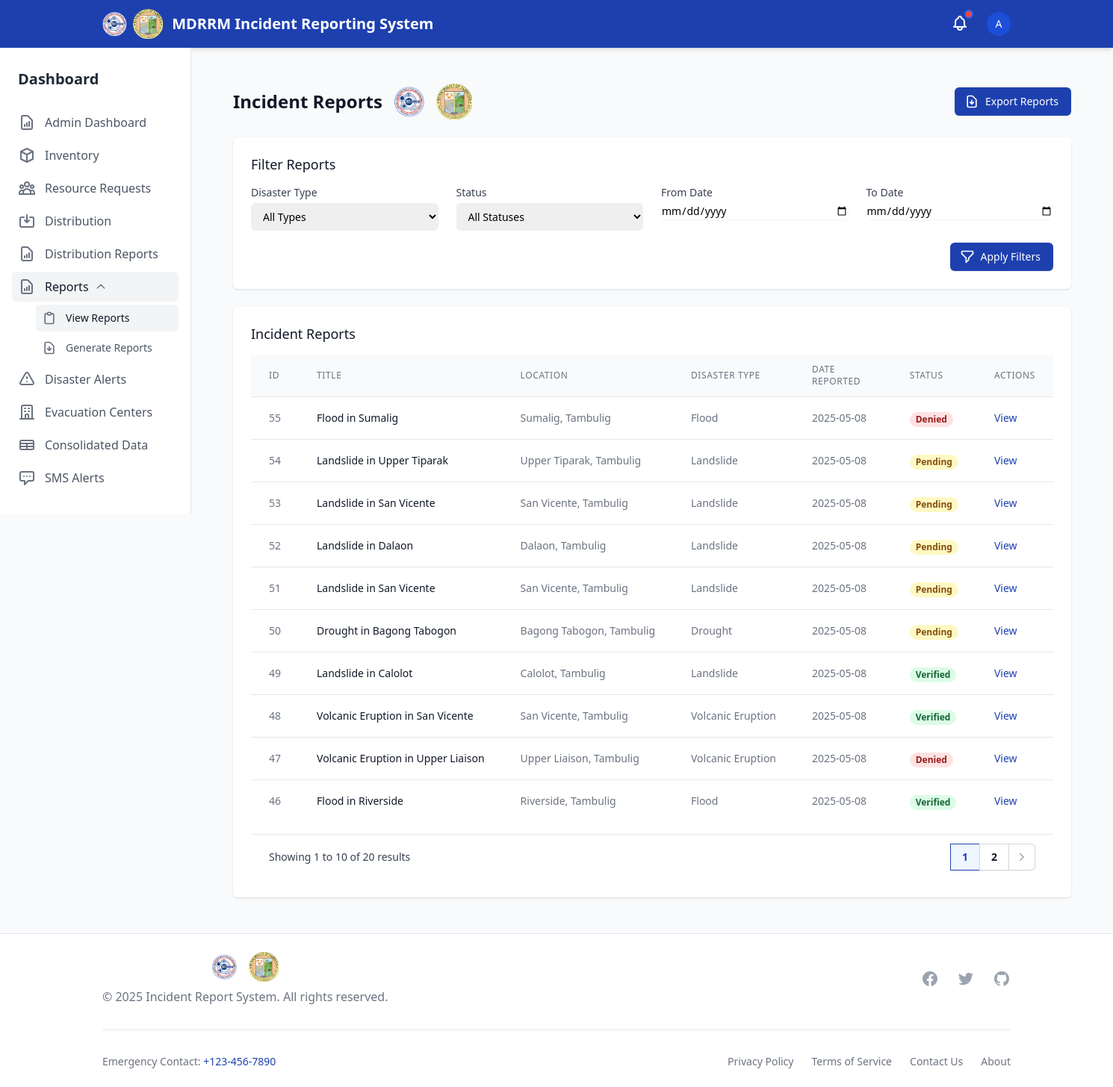
The app's page /reports/ (signed in) with its own data.
### disaster_aid/models.py (models this page shows, shortened)
class IncidentReport(models.Model):
    STATUS_CHOICES = (
        ('pending', 'Pending'),
        ('verified', 'Verified'),
        ('denied', 'Denied'),
    )
    reporter = models.ForeignKey(User, on_delete=models.CASCADE)
    title = models.CharField(max_length=255)
    description = models.TextField()
    disaster_type = models.ForeignKey(DisasterType, on_delete=models.SET_NULL, null=True)
    other_disaster_type = models.CharField(max_length=100, blank=True, null=True)
    location = models.CharField(max_length=255, blank=True, null=True)  # Keeping for backward compatibility
    barangay = models.ForeignKey(Barangay, on_delete=models.SET_NULL, null=True, blank=True, related_name='incidents')
    incident_datetime = models.DateTimeField(null=True, blank=True, help_text="When the incident actually occurred")
    date_reported = models.DateTimeField(auto_now_add=True)
    status = models.CharField(max_length=20, choices=STATUS_CHOICES, default='pending')
    is_verified = models.BooleanField(default=False)  # Keeping for backward compatibility
    denial_reason = models.TextField(null=True, blank=True)
    needs_resources = models.BooleanField(default=False)
    photo_1 = models.ImageField(upload_to='incident_photos/', null=True, blank=True)
    photo_2 = models.ImageField(upload_to='incident_photos/', null=True, blank=True)
    photo_3 = models.ImageField(upload_to='incident_photos/', null=True, blank=True)

class Barangay(models.Model):
    name = models.CharField(max_length=100)
    psgc_code = models.CharField(max_length=20, unique=True)
    municipality = models.ForeignKey(Municipality, on_delete=models.CASCADE, related_name='barangays')
    class Meta:
        verbose_name_plural = "Barangays"
        ordering = ['name']

class Municipality(models.Model):
    name = models.CharField(max_length=100)
    psgc_code = models.CharField(max_length=20, unique=True)
    class Meta:
        verbose_name_plural = "Municipalities"

class DisasterType(models.Model):
    name = models.CharField(max_length=100)

### disaster_aid/views.py (the view, shortened to what this page needs)
# urls.py: path('reports/', report_list, name='report_list'),
@login_required
def report_list(request):
    if not request.user.is_staff:
        messages.error(request, "You are not authorized to access the reports section.")
        return redirect('dashboard')
    disaster_type = request.GET.get('disaster_type')
    status = request.GET.get('status')
    date_from = request.GET.get('date_from')
    date_to = request.GET.get('date_to')
    incidents = IncidentReport.objects.all().order_by('-date_reported')
    if disaster_type:
        incidents = incidents.filter(disaster_type__id=disaster_type)
    if date_from:
        incidents = incidents.filter(date_reported__gte=date_from)
    if date_to:
        incidents = incidents.filter(date_reported__lte=date_to)
    disaster_types = DisasterType.objects.all()
    paginator = Paginator(incidents, 10)  # Show 10 incidents per page
    page_number = request.GET.get('page')
    page_obj = paginator.get_page(page_number)
    context = {
        'page_obj': page_obj,
        'disaster_types': disaster_types,
        'current_filters': {
            'disaster_type': disaster_type,
            'status': status,
            'date_from': date_from,
            'date_to': date_to,
        }
    }
    return render(request, 'reports/report_list.html', context)

### templates/reports/report_list.html (shortened to what this page needs)
{% extends 'base.html' %}
{% block content %}
<div class="py-6">
    <div class="max-w-7xl mx-auto px-4 sm:px-6 lg:px-8">
        <div class="flex flex-col md:flex-row md:items-center md:justify-between">
            <div class="flex items-center space-x-4">
                <h1 class="text-2xl font-bold text-gray-900">Incident Reports</h1>
                <div class="hidden md:flex items-center space-x-4">
                    <img src="/static/logo/mdrrmc_logo.png" alt="MDRRMC Logo" class="h-12 w-auto">
                    <img src="/static/logo/lgu_logo.png" alt="LGU Logo" class="h-12 w-auto">
                </div>
            </div>
            <div class="mt-4 md:mt-0">
                <a href="{% url 'export_report' %}" class="inline-flex items-center px-4 py-2 border border-transparent text-sm font-medium rounded-md shadow-sm text-white bg-primary hover:bg-blue-700 focus:outline-none focus:ring-2 focus:ring-offset-2 focus:ring-primary">
                    Export Reports
                </a>
            </div>
        </div>
        <div class="mt-6 bg-white shadow overflow-hidden sm:rounded-md">
            <div class="px-4 py-5 sm:p-6">
                <h3 class="text-lg leading-6 font-medium text-gray-900">Filter Reports</h3>
                <form method="GET" action="{% url 'report_list' %}" class="mt-4 grid grid-cols-1 gap-y-4 sm:grid-cols-2 sm:gap-x-6 lg:grid-cols-4">
                    <div>
                        <label for="disaster_type" class="block text-sm font-medium text-gray-700">Disaster Type</label>
                        <select id="disaster_type" name="disaster_type" class="mt-1 block w-full pl-3 pr-10 py-2 text-base border-gray-300 focus:outline-none focus:ring-primary focus:border-primary sm:text-sm rounded-md">
                            <option value="">All Types</option>
                        </select>
                    </div>
                    <div>
                        <label for="status" class="block text-sm font-medium text-gray-700">Status</label>
                        <select id="status" name="status" class="mt-1 block w-full pl-3 pr-10 py-2 text-base border-gray-300 focus:outline-none focus:ring-primary focus:border-primary sm:text-sm rounded-md">
                            <option value="">All Statuses</option>
                        </select>
                    </div>
                    <div>
                        <label for="date_from" class="block text-sm font-medium text-gray-700">From Date</label>
                        <input type="date" id="date_from" name="date_from" value="{{ current_filters.date_from }}" class="mt-1 block w-full border-gray-300 rounded-md shadow-sm focus:ring-primary focus:border-primary sm:text-sm">
                    </div>
                    <div>
                        <label for="date_to" class="block text-sm font-medium text-gray-700">To Date</label>
                        <input type="date" id="date_to" name="date_to" value="{{ current_filters.date_to }}" class="mt-1 block w-full border-gray-300 rounded-md shadow-sm focus:ring-primary focus:border-primary sm:text-sm">
                    </div>
                    <div class="sm:col-span-2 lg:col-span-4 flex justify-end">
                        <button type="submit" class="inline-flex items-center px-4 py-2 border border-transparent text-sm font-medium rounded-md shadow-sm text-white bg-primary hover:bg-blue-700 focus:outline-none focus:ring-2 focus:ring-offset-2 focus:ring-primary">
                            Apply Filters
                        </button>
                    </div>
                </form>
            </div>
        </div>
        <div class="mt-6 bg-white shadow overflow-hidden sm:rounded-md">
            <div class="px-4 py-5 sm:p-6">
                <h3 class="text-lg leading-6 font-medium text-gray-900">Incident Reports</h3>
                <div class="mt-4 overflow-x-auto">
                    <table class="min-w-full divide-y divide-gray-200">
                        <thead class="bg-gray-50">
                            <tr>
                                <th scope="col" class="px-6 py-3 text-left text-xs font-medium text-gray-500 uppercase tracking-wider">ID</th>
                                <th scope="col" class="px-6 py-3 text-left text-xs font-medium text-gray-500 uppercase tracking-wider">Title</th>
                                <th scope="col" class="px-6 py-3 text-left text-xs font-medium text-gray-500 uppercase tracking-wider">Location</th>
                                <th scope="col" class="px-6 py-3 text-left text-xs font-medium text-gray-500 uppercase tracking-wider">Disaster Type</th>
                                <th scope="col" class="px-6 py-3 text-left text-xs font-medium text-gray-500 uppercase tracking-wider">Date Reported</th>
                                <th scope="col" class="px-6 py-3 text-left text-xs font-medium text-gray-500 uppercase tracking-wider">Status</th>
                                <th scope="col" class="px-6 py-3 text-left text-xs font-medium text-gray-500 uppercase tracking-wider">Actions</th>
                            </tr>
                        </thead>
                        <tbody class="bg-white divide-y divide-gray-200">
                            {% for incident in page_obj %}
                            <tr>
                                <td class="px-6 py-4 whitespace-nowrap text-sm text-gray-500">{{ incident.id }}</td>
                                <td class="px-6 py-4 whitespace-nowrap text-sm font-medium text-gray-900">{{ incident.title }}</td>
                                <td class="px-6 py-4 whitespace-nowrap text-sm text-gray-500">
                                    {% if incident.barangay %}
                                    {{ incident.barangay.name }}, {{ incident.barangay.municipality.name }}
                                    {% else %}
                                    {{ incident.location }}
                                    {% endif %}
                                </td>
                                <td class="px-6 py-4 whitespace-nowrap text-sm text-gray-500">{{ incident.disaster_type.name }}</td>
                                <td class="px-6 py-4 whitespace-nowrap text-sm text-gray-500">{{ incident.date_reported|date:"Y-m-d" }}</td>
                                <td class="px-6 py-4 whitespace-nowrap">
                                    {% if incident.is_verified %}
                                    <span class="px-2 inline-flex text-xs leading-5 font-semibold rounded-full bg-green-100 text-green-800">Verified</span>
                                    {% elif incident.status == 'denied' %}
                                    <span class="px-2 inline-flex text-xs leading-5 font-semibold rounded-full bg-red-100 text-red-800">Denied</span>
                                    {% else %}
                                    <span class="px-2 inline-flex text-xs leading-5 font-semibold rounded-full bg-yellow-100 text-yellow-800">Pending</span>
                                    {% endif %}
                                </td>
                                <td class="px-6 py-4 whitespace-nowrap text-sm text-gray-500">
                                    <a href="{% url 'incident_detail' incident.id %}" class="text-primary hover:text-blue-700">View</a>
                                </td>
                            </tr>
                            {% empty %}
                            <tr>
                                <td colspan="7" class="px-6 py-4 text-center text-sm text-gray-500">No incidents found matching the criteria.</td>
                            </tr>
                            {% endfor %}
                        </tbody>
                    </table>
                </div>
                {% if page_obj.has_other_pages %}
                <div class="mt-4 flex items-center justify-between border-t border-gray-200 bg-white px-4 py-3 sm:px-6">
                    <div class="hidden sm:flex sm:flex-1 sm:items-center sm:justify-between">
                        <div>
                            <p class="text-sm text-gray-700">
                                Showing
                                <span class="font-medium">{{ page_obj.start_index }}</span>
                                to
                                <span class="font-medium">{{ page_obj.end_index }}</span>
                                of
                                <span class="font-medium">{{ page_obj.paginator.count }}</span>
                                results
                            </p>
                        </div>
                        <div>
                            <nav class="isolate inline-flex -space-x-px rounded-md shadow-sm" aria-label="Pagination">
                                {% for i in page_obj.paginator.page_range %}
                                    {% if page_obj.number == i %}
                                    <span class="relative inline-flex items-center px-4 py-2 text-sm font-semibold text-primary bg-blue-50 ring-1 ring-inset ring-primary focus:outline-offset-0">{{ i }}</span>
                                    {% elif i > page_obj.number|add:'-3' and i < page_obj.number|add:'3' %}
                                    <a href="?page={{ i }}" class="relative inline-flex items-center px-4 py-2 text-sm font-semibold text-gray-900 ring-1 ring-inset ring-gray-300 hover:bg-gray-50 focus:z-20 focus:outline-offset-0">{{ i }}</a>
                                    {% endif %}
                                {% endfor %}
                                {% if page_obj.has_next %}
                                <a href="?page={{ page_obj.next_page_number }}" class="relative inline-flex items-center rounded-r-md px-2 py-2 text-gray-400 ring-1 ring-inset ring-gray-300 hover:bg-gray-50 focus:z-20 focus:outline-offset-0">
                                    <svg class="h-5 w-5" viewBox="0 0 20 20" fill="currentColor" aria-hidden="true">
                                        <path fill-rule="evenodd" d="M7.21 14.77a.75.75 0 01.02-1.06L11.168 10 7.23 6.29a.75.75 0 111.04-1.08l4.5 4.25a.75.75 0 010 1.08l-4.5 4.25a.75.75 0 01-1.06-.02z" clip-rule="evenodd" />
                                    </svg>
                                </a>
                                {% endif %}
                            </nav>
                        </div>
                    </div>
                </div>
                {% endif %}
            </div>
        </div>
    </div>
</div>
{% endblock %}

### templates/components/navbar.html (shortened to what this page needs)
<nav class="bg-primary text-white shadow-md" x-data="{ mobileMenuOpen: false }">
    <div class="max-w-7xl mx-auto px-4 sm:px-6 lg:px-8">
        <div class="flex justify-between h-16">
            <div class="flex">
                <div class="flex-shrink-0 flex items-center space-x-3">
                    <div class="flex items-center space-x-2">
                        <img src="/static/logo/mdrrmc_logo.png" alt="MDRRMC Logo" class="h-10 w-auto">
                        <img src="/static/logo/lgu_logo.png" alt="LGU Logo" class="h-10 w-auto">
                    </div>
                    <a href="{% url 'home' %}" class="font-bold text-xl">MDRRM Incident Reporting System</a>
                </div>
            </div>
            <div class="flex items-center">
                {% include 'components/notifications.html' %}
                {% if user.is_authenticated %}
                <div class="ml-3 relative" x-data="{ open: false }">
                    <div class="flex items-center">
                        <button @click="open = !open" class="flex text-sm rounded-full focus:outline-none focus:ring-2 focus:ring-offset-2 focus:ring-offset-blue-800 focus:ring-white">
                            {% if user.reporterprofile.profile_image %}
                            <img class="h-8 w-8 rounded-full object-cover" src="{{ user.reporterprofile.profile_image.url }}" alt="{{ user.username }}">
                            {% else %}
                            <div class="h-8 w-8 rounded-full bg-blue-700 flex items-center justify-center">
                                <span class="text-sm font-medium">{{ user.username|first|upper }}</span>
                            </div>
                            {% endif %}
                        </button>
                    </div>
                </div>
                {% endif %}
            </div>
        </div>
    </div>
</nav>

### records on screen
IncidentReport: id "55", title "Flood in Sumalig", barangay.name "Sumalig", barangay.municipality.name "Tambulig", disaster_type.name "Flood", date_reported "2025-05-08", is_verified "Denied"
IncidentReport: id "54", title "Landslide in Upper Tiparak", barangay.name "Upper Tiparak", barangay.municipality.name "Tambulig", disaster_type.name "Landslide", date_reported "2025-05-08", is_verified "Pending"
IncidentReport: id "53", title "Landslide in San Vicente", barangay.name "San Vicente", barangay.municipality.name "Tambulig", disaster_type.name "Landslide", date_reported "2025-05-08", is_verified "Pending"
IncidentReport: id "52", title "Landslide in Dalaon", barangay.name "Dalaon", barangay.municipality.name "Tambulig", disaster_type.name "Landslide", date_reported "2025-05-08", is_verified "Pending"
IncidentReport: id "51", title "Landslide in San Vicente", barangay.name "San Vicente", barangay.municipality.name "Tambulig", disaster_type.name "Landslide", date_reported "2025-05-08", is_verified "Pending"
IncidentReport: id "50", title "Drought in Bagong Tabogon", barangay.name "Bagong Tabogon", barangay.municipality.name "Tambulig", disaster_type.name "Drought", date_reported "2025-05-08", is_verified "Pending"
IncidentReport: id "49", title "Landslide in Calolot", barangay.name "Calolot", barangay.municipality.name "Tambulig", disaster_type.name "Landslide", date_reported "2025-05-08", is_verified "Verified"
IncidentReport: id "48", title "Volcanic Eruption in San Vicente", barangay.name "San Vicente", barangay.municipality.name "Tambulig", disaster_type.name "Volcanic Eruption", date_reported "2025-05-08", is_verified "Verified"
IncidentReport: id "47", title "Volcanic Eruption in Upper Liaison", barangay.name "Upper Liaison", barangay.municipality.name "Tambulig", disaster_type.name "Volcanic Eruption", date_reported "2025-05-08", is_verified "Denied"
IncidentReport: id "46", title "Flood in Riverside", barangay.name "Riverside", barangay.municipality.name "Tambulig", disaster_type.name "Flood", date_reported "2025-05-08", is_verified "Verified"

### other values on screen
{{ user.username|first|upper }} "A"
{{ page_obj.start_index }} "1"
{{ page_obj.end_index }} "10"
{{ page_obj.paginator.count }} "20"
{{ i }} "1"
{{ i }} "2"
